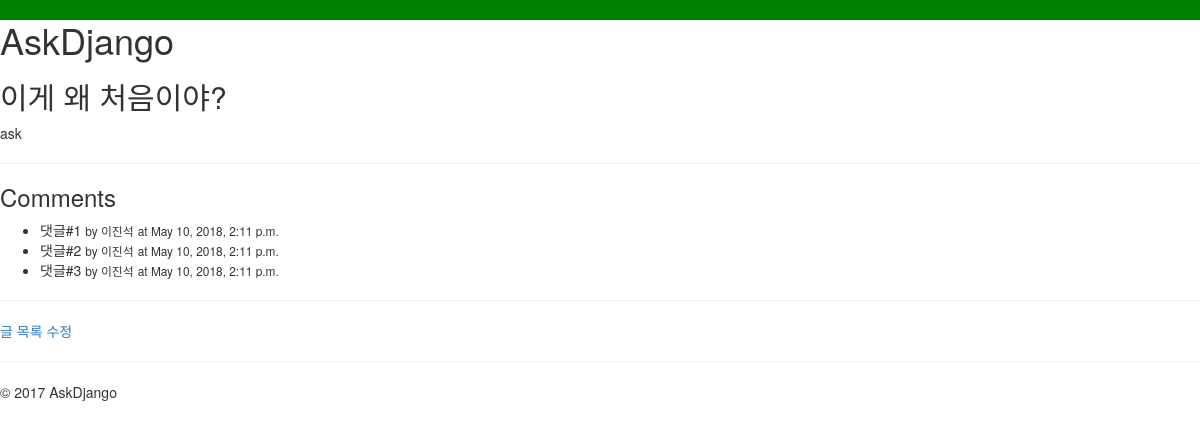
The page /blog/2005/ on the database as committed earlier.
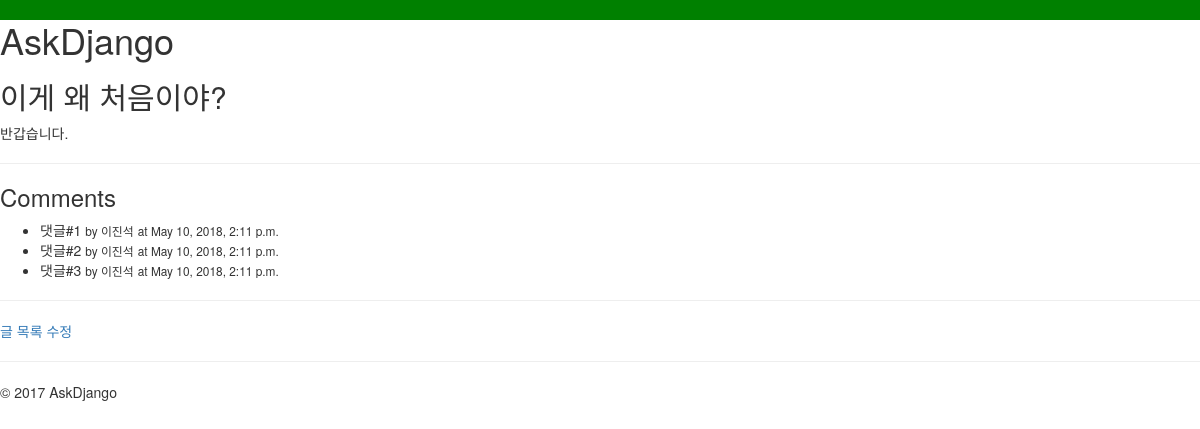
The same page on the database as committed later.
### blog/models.py (models this page shows, shortened)
class Post(models.Model):
    STATUS_CHOICES = (
        ('d', 'Draft'),
        ('p', 'Published'),
        ('w', 'Withdrawn'),
    )
    user = models.ForeignKey(settings.AUTH_USER_MODEL)
    title = models.CharField(max_length=100, verbose_name='제목', help_text='포스팅 제목을 입력해주세요. 최대 100자 내외')
    content = models.TextField(verbose_name='내용')
    photo = models.ImageField(blank=True)
    tags = models.CharField(max_length=100, blank=True)
    lnglat = models.CharField(max_length=50, blank=True, help_text='경도/위도 포맷으로 입력', validators=[lnglat_validator])
    status = models.CharField(max_length=1, choices=STATUS_CHOICES)
    tag_set = models.ManyToManyField('Tag', blank=True)
    created_at = models.DateTimeField(auto_now_add=True) #auto_now_add 최초에만
    updated_at = models.DateTimeField(auto_now=True) #auto_now 업데이트할때마다
    class Meta:
        ordering = ['-id'] #필드수는 1~2개만 쓰는게 성능 높이는데 좋음

class Comment(models.Model):
    post = models.ForeignKey(Post)
    author = models.CharField(max_length=20)
    message = models.TextField()
    created_at = models.DateTimeField(auto_now_add=True)
    updated_at = models.DateTimeField(auto_now = True)

### blog/views.py (the view)
# urls.py: url(r'^(?P<id>\d+)/$', views.post_detail, name='post_detail'),
def post_detail(request,id):
    post = get_object_or_404(Post, id=id)
    return render(request, 'blog/post_detail.html', {
        'post': post,
    })

### blog/templates/blog/post_detail.html (shortened to what this page needs)
{% extends "blog/layout.html" %}
{% block content %}
    <h2>{{ post.title }}</h2>
    {{ post.content|linebreaks }}
    <hr/>
    <h3>Comments</h3>
    <ul>
    {% for comment in post.comment_set.all %}
        <li>
        {{ comment.message}}
        <small>by {{ comment.author }}</small>
        <small>at {{ comment.updated_at }}</small>
        </li>
    {% endfor %}
    </ul>
    <hr/>
    <a href="{% url "blog:post_list" %}">글 목록</a>
    <a href="{% url "blog:post_edit" post.id %}">수정</a>
{% endblock %}

### blog/templates/blog/layout.html (shortened to what this page needs)
{% extends "layout.html" %}

### practice2/templates/layout.html (shortened to what this page needs)
{% load static %}
{% load bootstrap3 %}
{% bootstrap_css %}
<!DOCTYPE html>
<html>
<head>
    <link rel="stylesheet" href="{% static "/blog/style.css" %}" />
</head>
<body>
<h1>AskDjango</h1>
{% block content %}
{% endblock %}
<hr/>
&copy; 2017 AskDjango
</body>
</html>

### blog/static/blog/style.css (style rules this page uses)
html { background-color: green; }

Rows that differ between the two databases and show on the page:
changed Post "이게 왜 처음이야?": content "ask" → "반갑습니다."
